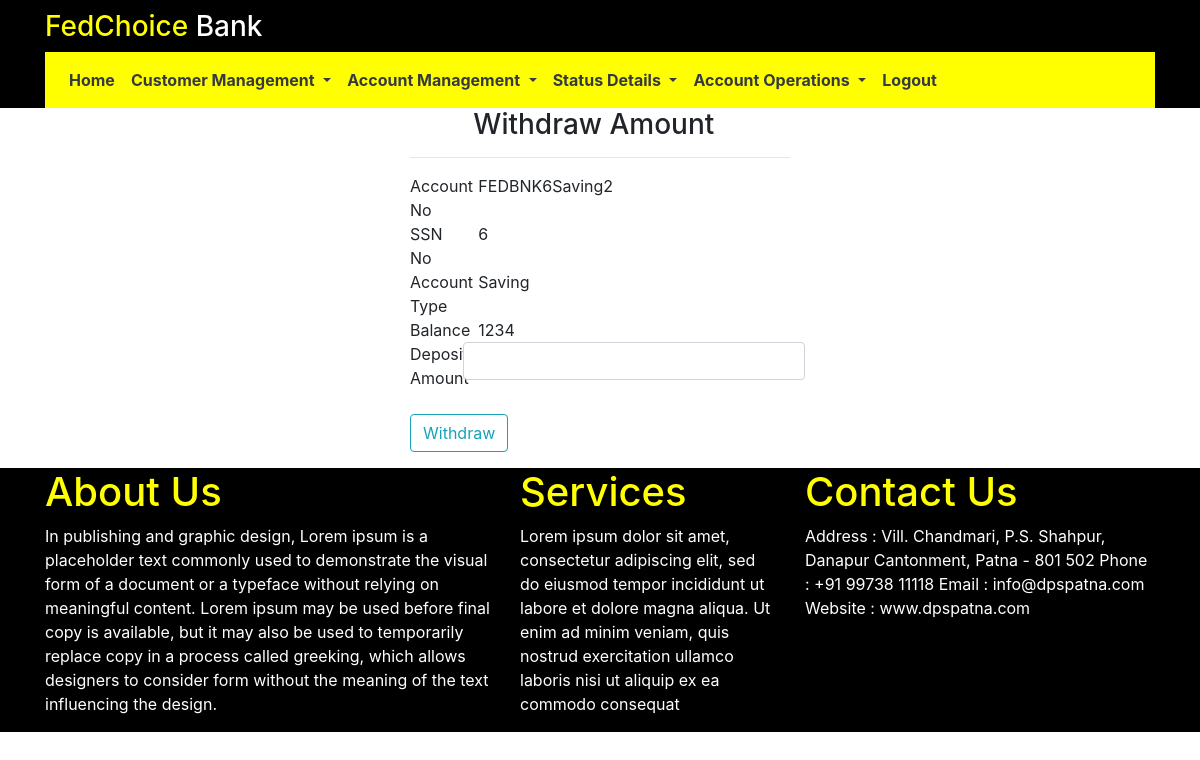
The app's page /finish_withdraw?account_no=FEDBNK6Saving2 (signed in), older data.
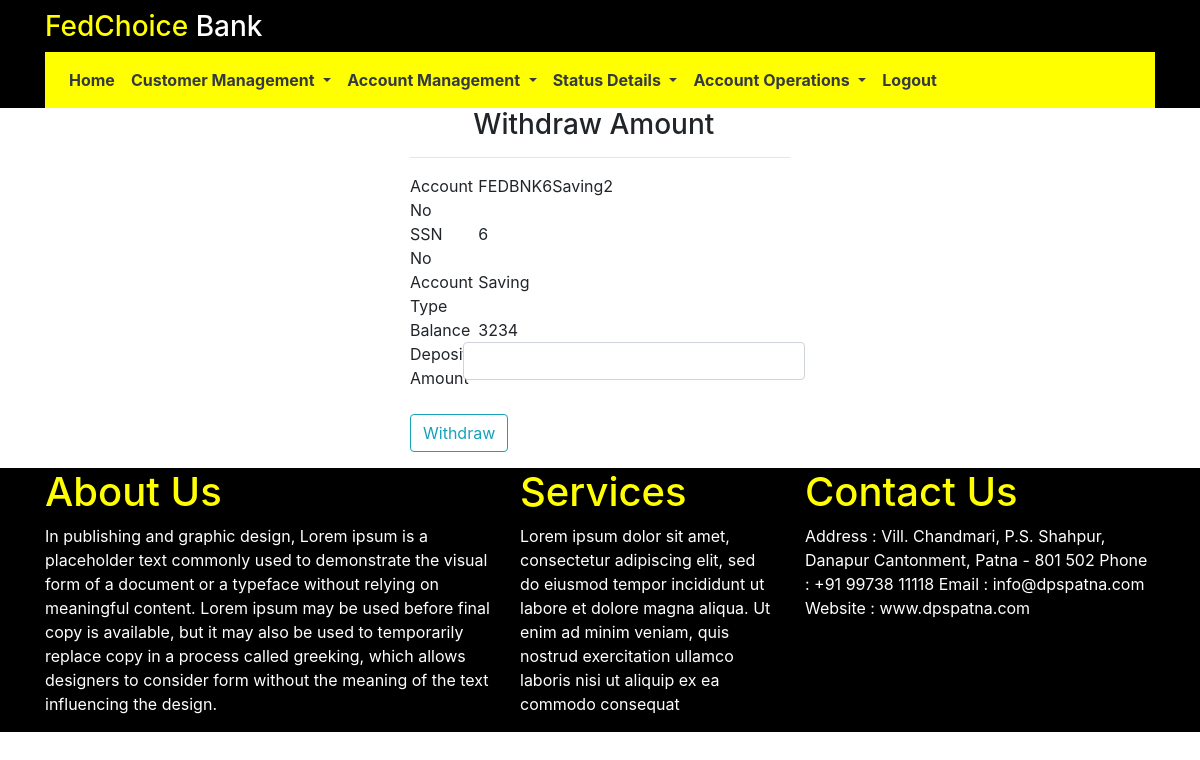
The same page, newer data.
### RetailBank/models.py (models this page shows, shortened)
class Account(db.Model):
	account_no = db.Column(db.String(22),primary_key=True)
	ssd_id = db.Column(db.Integer,ForeignKey('customer.ssd_id'))
	account_type = db.Column(db.String(10),nullable=False)
	deposit_amount = db.Column(db.Integer,nullable=False)

### RetailBank/routes.py (the view, shortened to what this page needs)
@app.route('/finish_withdraw',methods=['GET','POST'])
@login_required
def finish_withdraw():
	account_no = request.args.get('account_no')
	acc = Account.query.filter_by(account_no=account_no).first()
	ssn_no = acc.ssd_id
	account_type = acc.account_type
	balance = acc.deposit_amount
	account_type = acc.account_type
	return render_template('withdraw_money.html',account_no=account_no,ssn_no=ssn_no,account_type=account_type,balance=balance)

### RetailBank/models.py (called while the page is built)
@login_manager.user_loader
def load_user(user_id):
    return userstore.query.get(int(user_id))

### RetailBank/templates/withdraw_money.html
{% extends 'base.html'%}
{% block content %}
<div class="row">
    <div class="col-md-4"></div>
    <div class="col-md-4">
        <h3 class="offset-2">Withdraw Amount</h3>
        <hr>
        <div class="row">
            <div class="col-md-2">
                Account No
            </div>
            <div class="col-md-10">
                {{account_no}}
            </div>
        </div>
        <div class="row">
            <div class="col-md-2">
                SSN No
            </div>
            <div class="col-md-10">
                {{ssn_no}}
            </div>
        </div>
        <div class="row">
            <div class="col-md-2">
                Account Type
            </div>
            <div class="col-md-10">
                {{account_type}}
            </div>
        </div>
        <div class="row">
            <div class="col-md-2">
                Balance
            </div>
            <div class="col-md-10">
                {{balance}}
            </div>
        </div>
        <form action="" method="POST">
            <div class="form-group row">
                <label for="deposit_amount" class="col-md-2">Deposit Amount</label>
                <input type="text" name="deposit_amount" class="col-md-10 form-control">
            </div>
            <div class="form-group">
                <input type="submit" class="btn btn-outline-info" value="Withdraw">
            </div>
        </form>
    </div>
    <div class="col-md-4"></div>
</div>
{% endblock %}

Row changes from the older to the newer data that the page shows:
changed Account "FEDBNK6Saving2": deposit_amount "1234" → "3234"
